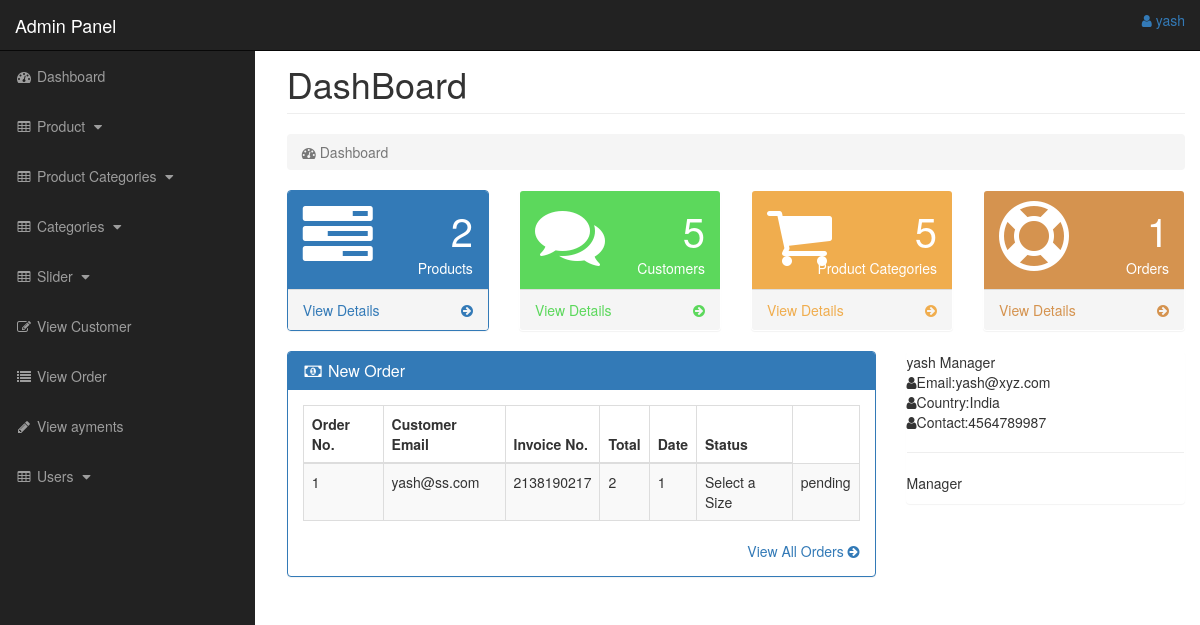
Page /admin_area/index.php?dashboard (signed in) on the committed database.
### tables this page shows
CREATE TABLE `customers` (
  `customer_id` int(255) NOT NULL,
  `customer_name` varchar(1000) NOT NULL,
  `customer_email` varchar(255) NOT NULL,
  `customer_pass` varchar(100) NOT NULL,
  `customer_country` text NOT NULL,
  `customer_city` text NOT NULL,
  `customer_contact` varchar(255) NOT NULL,
  `customer_add` varchar(500) NOT NULL,
  `customer_image` varchar(255) NOT NULL,
  `customer_ip` varchar(255) NOT NULL
);

CREATE TABLE `customer_order` (
  `order_id` int(100) NOT NULL,
  `customer_id` int(100) NOT NULL,
  `product_id` int(100) NOT NULL,
  `due_amount` int(100) NOT NULL,
  `invoice_no.` varchar(100) NOT NULL,
  `qty` int(10) NOT NULL,
  `size` varchar(100) NOT NULL,
  `order_date` timestamp NOT NULL DEFAULT CURRENT_TIMESTAMP ON UPDATE CURRENT_TIMESTAMP,
  `order_status` varchar(100) NOT NULL
);

### admin_area/dashboard.php (the view, shortened to what this page needs)
<div class="row">
    <div class="col-lg-12">
        <h1 class="page-header">DashBoard</h1>
        <ol class="breadcrumb">
            <li class="active">
                <i class="fa fa-dashboard"></i> Dashboard
            </li>
        </ol>
    </div>
</div>
<div class="row">
    <div class="col-lg-3 col-md-6">
        <div class="panel panel-primary">
            <div class="panel-heading">
                <div class="row">
                    <div class="col-xs-3">
                        <i class="fa fa-tasks fa-5x"></i>
                    </div>
                    <div class="col-xs-9 text-right">
                        <div class="huge"><?php echo $count_pro; ?></div>
                        <div>Products</div>
                    </div>
                </div>
            </div>
            <a href="index.php?view_product">
                <div class="panel-footer">
                    <span class="pull-left">View Details</span>
                    <span class="pull-right"><i class="fa fa-arrow-circle-right"></i></span>
                    <div class="clearfix"></div>
                </div>
            </a>
        </div>
    </div>
    <div class="col-lg-3 col-md-6">
        <div class="panel panel-green">
            <div class="panel-heading">
                <div class="row">
                    <div class="col-xs-3">
                        <i class="fa fa-comments fa-5x"></i>
                    </div>
                    <div class="col-xs-9 text-right">
                        <div class="huge"><?php echo $count_cust; ?></div>
                        <div>Customers</div>
                    </div>
                </div>
            </div>
            <a href="index.php?view_customer">
                <div class="panel-footer">
                    <span class="pull-left">View Details</span>
                    <span class="pull-right"><i class="fa fa-arrow-circle-right"></i></span>
                    <div class="clearfix"></div>
                </div>
            </a>
        </div>
    </div>
    <div class="col-lg-3 col-md-6">
        <div class="panel panel-yellow">
            <div class="panel-heading">
                <div class="row">
                    <div class="col-xs-3">
                        <i class="fa fa-shopping-cart fa-5x"></i>
                    </div>
                    <div class="col-xs-9 text-right">
                        <div class="huge"><?php echo $count_p_cat; ?></div>
                        <div>Product Categories</div>
                    </div>
                </div>
            </div>
            <a href="index.php?view_product_cat">
                <div class="panel-footer">
                    <span class="pull-left">View Details</span>
                    <span class="pull-right"><i class="fa fa-arrow-circle-right"></i></span>
                    <div class="clearfix"></div>
                </div>
            </a>
        </div>
    </div>
    <div class="col-lg-3 col-md-6">
        <div class="panel panel-red">
            <div class="panel-heading">
                <div class="row">
                    <div class="col-xs-3">
                        <i class="fa fa-support fa-5x"></i>
                    </div>
                    <div class="col-xs-9 text-right">
                        <div class="huge"><?php echo $count_order; ?></div>
                        <div>Orders</div>
                    </div>
                </div>
            </div>
            <a href="index.php?view_order">
                <div class="panel-footer">
                    <span class="pull-left">View Details</span>
                    <span class="pull-right"><i class="fa fa-arrow-circle-right"></i></span>
                    <div class="clearfix"></div>
                </div>
            </a>
        </div>
</div>
</div>
<div class="row">
    <div class="col-lg-8">
        <div class="panel panel-primary">
            <div class="panel-heading">
                <h3 class="panel-title">
                    <i class="fa fa-fw fa-money"></i> New Order
                </h3>
            </div>
            <div class="panel-body">
                <div class="table-responsive">
                    <table class="table table-hover table-bordered table-striped">
                        <thead>
                            <tr>
                                <th>Order No.</th>
                                <th>Customer Email</th>
                                <th>Invoice No.</th>
                                <th>Total</th>
                                <th>Date</th>
                                <th>Status</th>
                            </tr>
                        </thead>
                        <tbody>
                            <?php
                                $i=0;
                                $get_order="SELECT * FROM customer_order ORDER BY 1 DESC LIMIT 0,5";
                                $run_order=mysqli_query($conn,$get_order);
                                while($row_order=mysqli_fetch_array($run_order)){
                                    $customer_id=$row_order['customer_id'];
                                    $product_id=$row_order['product_id'];
                                    $invoice=$row_order['invoice_no.'];
                                    $qty=$row_order['qty'];
                                    $size=$row_order['size'];
                                    $order_status=$row_order['order_status'];
                                    $i++;
                                }
                            ?>
                            <tr>
                                <td><?php echo $i ?></td>
                                <td>
                                    <?php $get_cust="SELECT * FROM customers WHERE customer_id='$customer_id'";
                                    $run_cust=mysqli_query($conn,$get_cust);
                                    $row_cust=mysqli_fetch_array($run_cust);
                                    $customer_email=$row_cust['customer_email'];
                                    echo $customer_email;
                                 ?>
                                 </td>
                                <td><?php echo $invoice ?></td>
                                <td><?php echo $product_id ?></td>
                                <td><?php echo $qty ?></td>
                                <td><?php echo $size ?></td>
                                <td><?php echo $order_status ?></td>
                            </tr>
                        </tbody>
                    </table>
                </div>
                <div class="text-right">
                    <a href="index.php?view_order">
                        View All Orders <i class="fa fa-arrow-circle-right"></i>
                    </a>
                </div>
            </div>
        </div>
    </div>
    <div class="col-md-4">
        <div class="panel">
            <div class=panel-body">
                <div class="thumb-info mb-md">
                    <div class="thumb-info-title">
                        <span class="thumb-info-inner"><?php echo $admin_name; ?></span>
                        <span class="thumb-info-inner"><?php echo $admin_job; ?></span>
                    </div>
                </div>
                <div class="mb-md">
                    <div class="widget-content-expanded">
                        <i class="fa fa-user"></i><span>Email:</span><?php echo $admin_email; ?> <br>
                        <i class="fa fa-user"></i><span>Country:</span><?php echo $admin_country; ?> <br>
                        <i class="fa fa-user"></i><span>Contact:</span><?php echo $admin_contact; ?><br>
                    </div>
                    <hr class="dotted-short">
                    <p><?php echo $admin_about; ?></p>
                </div>
            </div>
        </div>
    </div>
</div>

### admin_area/includes/sidebar.php (shortened to what this page needs)
<nav class="navbar navbar-inverse navbar-fixed-top">
    <div class="navbar-header">
        <a href="index.php?dashboard" class="navbar-brand">Admin Panel</a>
    </div>
    <ul class="nav navbar-right top-nav">
        <li class="dropdown">
            <a href="#" data-toggle="dropdown" class="dropdown-toggle">
                <i class="fa fa-user"></i> <?php echo $admin_name; ?>
            </a>
        </li>
    </ul>
    <div class="collapse navbar-collapse navbar-ex1-collapse">
        <ul class="nav navbar-nav side-nav">
            <li>
                <a href="index.php?dashboard">
                    <i class="fa fa-fw fa-dashboard"></i> Dashboard
                </a>
            </li>
            <li>
                <a href="#" data-toggle="collapse" data-target="#products">
                <i class="fa fa-fw fa-table"></i> Product <i class="fa fa-fw fa-caret-down"></i>
                </a>
            </li>
            <li>
                <a href="#" data-toggle="collapse" data-target="#product_cat">
                <i class="fa fa-fw fa-table"></i> Product Categories <i class="fa fa-fw fa-caret-down"></i>
                </a>
            </li>
            <li>
                <a href="#" data-toggle="collapse" data-target="#categories">
                <i class="fa fa-fw fa-table"></i> Categories <i class="fa fa-fw fa-caret-down"></i>
                </a>
            </li>
            <li>
                <a href="#" data-toggle="collapse" data-target="#slider">
                <i class="fa fa-fw fa-table"></i> Slider <i class="fa fa-fw fa-caret-down"></i>
                </a>
            </li>
            <li>
                <a href="index.php?view_customer">
                    <i class="fa fa-fw fa-edit"></i> View Customer
                </a>
            </li>
            <li>
                <a href="index.php?view_order">
                    <i class="fa fa-fw fa-list"></i> View Order
                </a>
            </li>
            <li>
                <a href="index.php?view_payments">
                    <i class="fa fa-fw fa-pencil"></i> View ayments
                </a>
            </li>
            <li>
                <a href="#" data-toggle="collapse" data-target="#user">
                <i class="fa fa-fw fa-table"></i> Users <i class="fa fa-fw fa-caret-down"></i>
                </a>
            </li>
        </ul>
    </div>
</nav>

### admin_area/css/style.css (style rules this page uses)
body { margin-top:100px; }
@media (min-width:768px) { body { margin-top: 50px; } }
.top-nav { padding:0 15px; }
.top-nav>li { display: inline-block; float: left; }
.top-nav>li>a { padding-top: 15px; padding-bottom: 15px; line-height: 20px; }
@media (min-width:768px) { .side-nav { position:fixed; top: 51px; width: 255px; border-radius: 0; overflow-y: auto; background-color: #222; bottom: 0; overflow-x: hidden; padding-bottom: 40px; } }
@media (min-width:768px) { .side-nav>li>a { width: 255px; } }
.huge { font-size: 40px; line-height: normal; }
.panel-green>.panel-heading { color: #fff; background-color: #5cd85c; }
.panel-green>a { color: #5cd85c; }
.panel-red>.panel-heading { color: #fff; background-color: #d5934f; }
.panel-red>a { color: #d5934f; }
.panel-yellow>.panel-heading { color: #fff; background-color: #f0ad4e; }
.panel-yellow>a { color: #f0ad4e; }

### rows in the picture
customers: customer_email "yash@ss.com"
customer_order: value "2138190217", product "2", qty "1", size "Select a Size", order_status "pending"

### other values in the picture
$admin_name "yash"
$count_pro "2"
$count_cust "5"
$count_p_cat "5"
$count_order "1"
$i "1"
$admin_job "Manager"
$admin_email "yash@xyz.com"
$admin_country "India"
$admin_contact "4564789987"
$admin_about "Manager"
